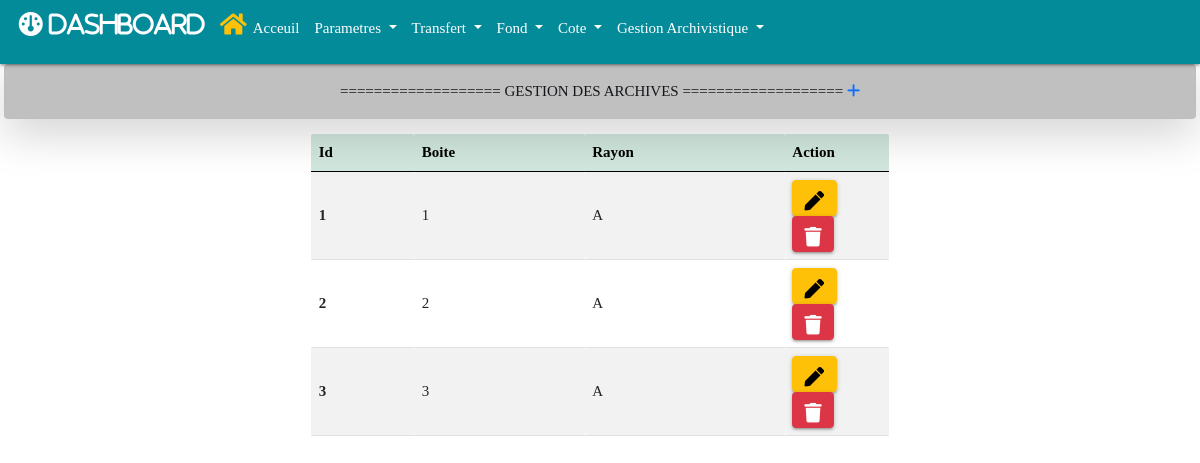
The page /cote/boite on the database as committed earlier.
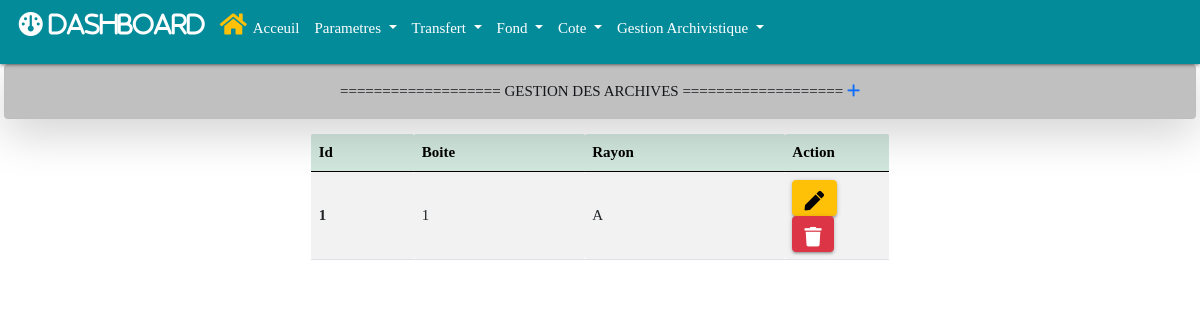
The same page on the database as committed later.
### cote/models.py (models this page shows, shortened)
class Boite(models.Model):
    boite = models.IntegerField(null=True, blank=True)
    rayon = models.ForeignKey(Rayon, null=True, blank=True, on_delete=models.CASCADE)
    create_at = models.DateField(auto_now_add=True, null=True)
    modified_at = models.DateTimeField(auto_now_add=True)

class Rayon(models.Model):
    rayon = models.CharField(null=True, blank=True, max_length=5)
    travee = models.ForeignKey(Travee, null=True, blank=True, on_delete=models.CASCADE)
    create_at = models.DateField(auto_now_add=True, null=True)
    modified_at = models.DateTimeField(auto_now_add=True)
    def __str__(self):
        return self.rayon

### cote/views.py (the view)
# urls.py: path('cote/boite', views.boite, name="boite"),
def boite(request):
    boites = Boite.objects.all()
    context = {'boites':boites}
    return render(request, 'cote/boite/boite.html', context)

### cote/templates/cote/boite/boite.html (shortened to what this page needs)
{% extends 'base.html' %}
{% block add %}
<a href="{% url 'add_boite' %}" title="Ajouter une boite">
  <i class="fa-solid fa-plus"></i>
<a/>
{% endblock add %}
{% block main %}
<div class="container mt-3 w-50">
    <table id="example" class="table table-striped" style="width:100%">
        <thead class="table-success">
            <tr>
                <th>Id</th>
                <th>Boite</th>
                <th>Rayon</th>
                <th style="width: 18%;">Action</th>
            </tr>
        </thead>
        <tbody>
            {% for boite in boites %}
            <tr>
                <th scope="row">{{boite.id}}</th>
                <td>{{boite.boite}}</td>
                <td>{{boite.rayon}}</td>
                <td>
                    <a href="{% url 'edit_boite' boite.id %}" type="button" class="btn btn-warning" title="Edit boite">
                        <i class="fas fa-pen"></i>
                    </a>
                    <a href="{% url 'delete_boite' boite.id %}" type="button" class="btn btn-danger" title="Supprimer boite">
                        <i class="fas fa-trash"></i>
                    </a>
                </td>
            </tr>
            {% endfor %}
        </tbody>
    </table>
</div>
{% endblock main %}

Rows that differ between the two databases and show on the page:
removed Boite: id "2", boite "2", rayon "A"
removed Boite: id "3", boite "3", rayon "A"
